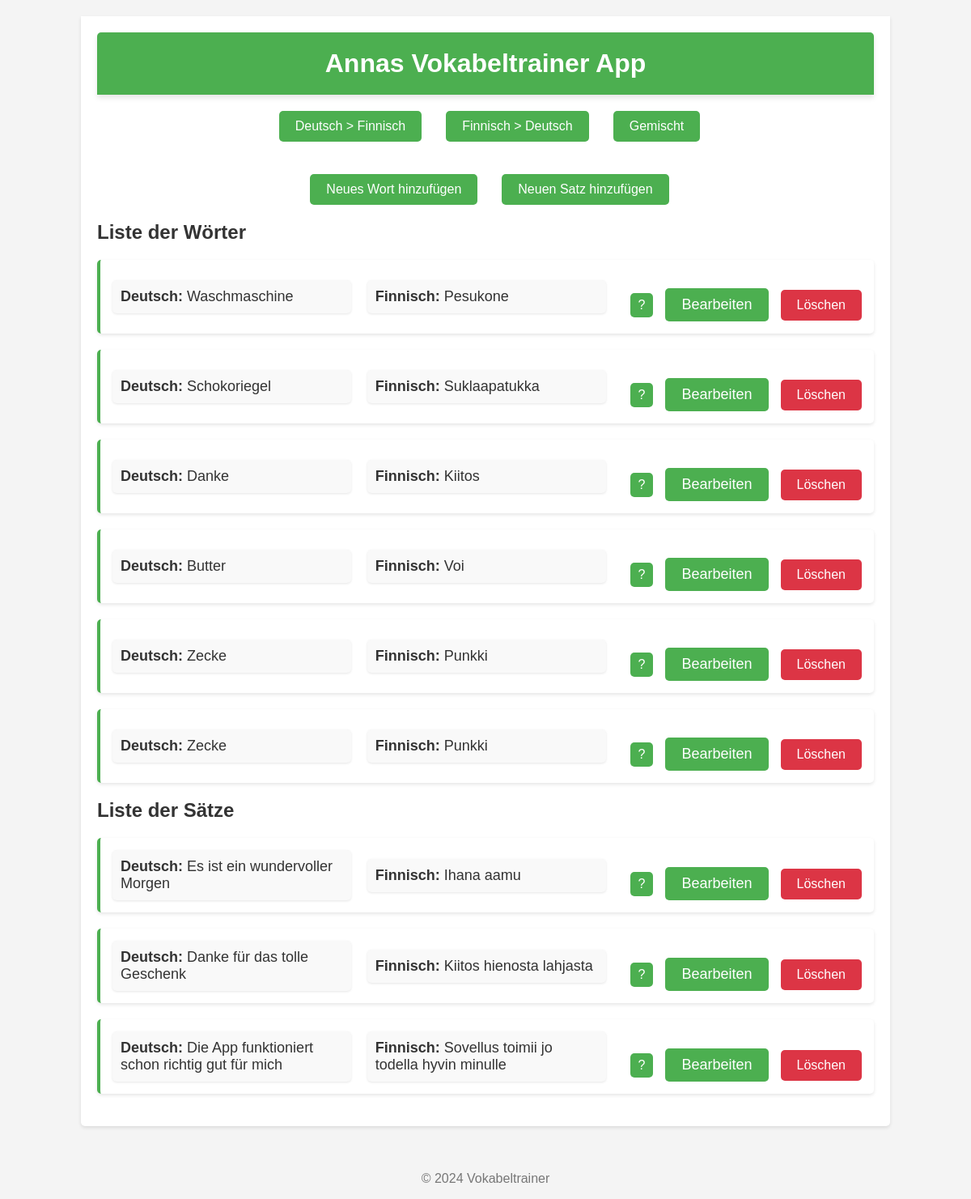
The page / on the database its author committed.
### trainer/models.py (models this page shows, shortened)
class Wort(models.Model):
    id = models.AutoField(primary_key=True)  # Explizite ID für Wort
    deutsch = models.CharField(max_length=100)
    finnisch = models.CharField(max_length=100)
    merksatz = models.TextField(null=True, blank=True)
    kategorie = models.ForeignKey(Kategorie, on_delete=models.CASCADE)

class Satz(models.Model):
    id = models.AutoField(primary_key=True)  # Explizite ID für Satz
    deutsch = models.CharField(max_length=255)
    finnisch = models.CharField(max_length=255)
    merksatz = models.TextField(null=True, blank=True)
    kategorie = models.ForeignKey(Kategorie, on_delete=models.CASCADE)

### trainer/views.py (the view)
# urls.py: path('', WortSatzListeView.as_view(), name='wort_satz_liste'),  # Verwendung der Class-based View
class WortSatzListeView(ListView):
    template_name = 'trainer/wort_satz_liste.html'
    context_object_name = 'items'
    def get_queryset(self):
        return Wort.objects.none()  # Gib ein leeres QuerySet zurück, da die Daten in get_context_data kommen
    def get_context_data(self, **kwargs):
        context = super().get_context_data(**kwargs)
        context['wörter'] = Wort.objects.all()  # Alle Wörter holen
        context['sätze'] = Satz.objects.all()  # Alle Sätze holen
        return context

### trainer/templates/trainer/wort_satz_liste.html (shortened to what this page needs)
<!DOCTYPE html>
<html lang="de">
<head>
    {% load static %}
    <link rel="stylesheet" href="{% static 'css/style.css' %}">
</head>
<body>
    <div class="container">
        <h1>Annas Vokabeltrainer App</h1>
        <div class="button-container">
            <a href="{% url 'vokabel_uebung' 'deutsch-finnisch' %}" class="btn btn-primary">Deutsch > Finnisch</a>
            <a href="{% url 'vokabel_uebung' 'finnisch-deutsch' %}" class="btn btn-primary">Finnisch > Deutsch</a>
            <a href="{% url 'vokabel_uebung' 'gemischt' %}" class="btn btn-primary">Gemischt</a>
        </div>
        <div class="button-container">
            <a href="{% url 'wort_hinzufuegen' %}" class="btn btn-primary">Neues Wort hinzufügen</a>
            <a href="{% url 'satz_hinzufuegen' %}" class="btn btn-primary">Neuen Satz hinzufügen</a>
        </div>
        <h2>Liste der Wörter</h2>
        <ul>
            {% for wort in wörter %}
                <li>
                    <div class="word-block">
                        <strong>Deutsch:</strong> {{ wort.deutsch }}
                    </div>
                    <div class="word-block">
                        <strong>Finnisch:</strong> {{ wort.finnisch }}
                    </div>
                    <div>
                        <button class="show-hint" onclick="toggleMerksatz('merksatz-{{ wort.id }}')">?</button>
                        <a href="{% url 'wort_bearbeiten' wort.id %}" class="btn btn-secondary">Bearbeiten</a>
                        <form method="POST" action="{% url 'wort_loeschen' wort.id %}" style="display:inline;">
                            <button type="submit" class="btn btn-danger">Löschen</button>
                        </form>
                    </div>
                </li>
            {% empty %}
                <li>Keine Wörter vorhanden.</li>
            {% endfor %}
        </ul>
        <h2>Liste der Sätze</h2>
        <ul>
            {% for satz in sätze %}
                <li>
                    <div class="word-block">
                        <strong>Deutsch:</strong> {{ satz.deutsch }}
                    </div>
                    <div class="word-block">
                        <strong>Finnisch:</strong> {{ satz.finnisch }}
                    </div>
                    <div>
                        <button class="show-hint" onclick="toggleMerksatz('merksatz-satz-{{ satz.id }}')">?</button>
                        <a href="{% url 'satz_bearbeiten' satz.id %}" class="btn btn-secondary">Bearbeiten</a>
                        <form method="POST" action="{% url 'satz_loeschen' satz.id %}" style="display:inline;">
                            <button type="submit" class="btn btn-danger">Löschen</button>
                        </form>
                    </div>
                </li>
            {% empty %}
                <li>Keine Sätze vorhanden.</li>
            {% endfor %}
        </ul>
    </div>
    <footer>
        <p>© 2024 Vokabeltrainer</p>
    </footer>
</body>
</html>

### trainer/static/css/style.css (style rules this page uses)
body { font-family: 'Arial', sans-serif; background-color: #f4f4f4; color: #333; margin: 0; padding: 0; display: flex; flex-direction: column; align-items: center; justify-content: center; min-height: 100vh; }
h1 { background-color: #4CAF50; color: white; padding: 20px; border-radius: 5px 5px 0 0; text-align: center; width: 100%; box-sizing: border-box; max-width: 1000px; margin: 0 auto; box-shadow: 0 4px 6px rgba(0, 0, 0, 0.1); }
.container { width: 100%; max-width: 1000px; margin: 20px auto; padding: 20px; background-color: #fff; border-radius: 0 0 5px 5px; box-shadow: 0 2px 4px rgba(0, 0, 0, 0.1); box-sizing: border-box; }
ul { list-style-type: none; padding: 0; }
li { background-color: #fff; padding: 15px; margin: 20px 0; border-radius: 5px; box-shadow: 0 2px 4px rgba(0, 0, 0, 0.1); font-size: 18px; transition: transform 0.2s; border-left: 4px solid #4CAF50; display: flex; justify-content: space-between; align-items: center; flex-wrap: wrap; }
.word-block { flex: 1; padding: 10px; background-color: #f9f9f9; border-radius: 5px; box-shadow: 0 1px 3px rgba(0, 0, 0, 0.1); margin-right: 20px; }
a { display: inline-block; text-decoration: none; background-color: #4CAF50; color: white; padding: 10px 20px; border-radius: 5px; transition: background-color 0.3s; margin-top: 20px; }
button { padding: 10px 20px; background-color: #4CAF50; color: white; border: none; border-radius: 5px; cursor: pointer; font-size: 16px; }
.button-container { display: flex; justify-content: center; gap: 20px; margin-bottom: 20px; }
footer { margin-top: 20px; color: #777; text-align: center; width: 100%; }
.btn { display: inline-block; padding: 10px 20px; border-radius: 5px; text-decoration: none; cursor: pointer; margin-left: 10px; }
.btn-danger { background-color: #dc3545; color: white; border: none; }
.show-hint { background-color: #4CAF50; color: white; border: none; border-radius: 5px; font-size: 16px; width: auto; height: 30px; cursor: pointer; display: inline-block; margin-left: 10px; padding: 5px 10px; }

### rows shown on the page
Wort: deutsch "Waschmaschine", finnisch "Pesukone"
Wort: deutsch "Schokoriegel", finnisch "Suklaapatukka"
Wort: deutsch "Danke", finnisch "Kiitos"
Wort: deutsch "Butter", finnisch "Voi"
Wort: deutsch "Zecke", finnisch "Punkki"
Wort: deutsch "Zecke", finnisch "Punkki"
Satz: deutsch "Es ist ein wundervoller Morgen", finnisch "Ihana aamu"
Satz: deutsch "Danke für das tolle Geschenk", finnisch "Kiitos hienosta lahjasta"
Satz: deutsch "Die App funktioniert schon richtig gut für mich", finnisch "Sovellus toimii jo todella hyvin minulle"
